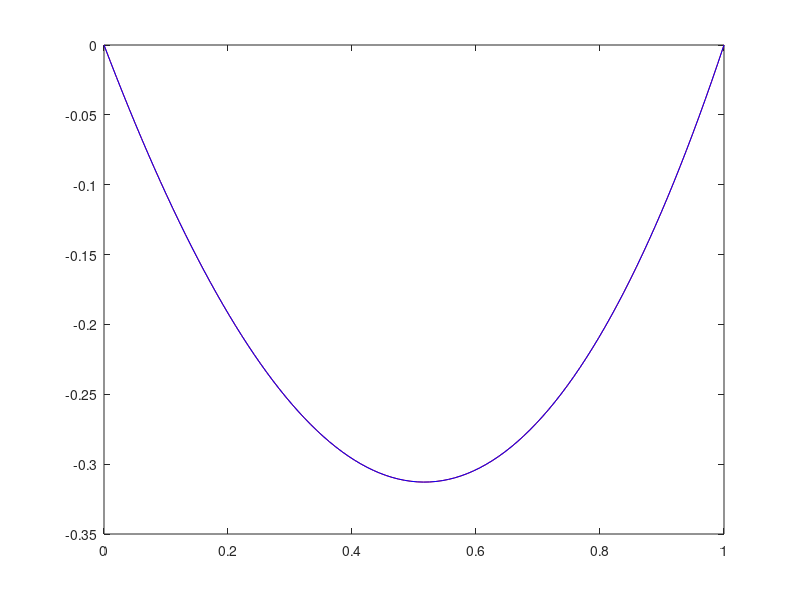

The MATLAB source for this figure:
clear all
length=1;
n=100
dx=length/(n-1);
A=zeros(n,n);
B=zeros(n,1);
x(1)=0;
x(n)=length;
sol(1)=0;
for i=2:n-1
    x(i)=(i-1)*dx;
    xi=(i-1)*dx;
    A(i,i+1)=1/dx^2;
    A(i,i)=-2/dx^2;
    A(i,i-1)=1/dx^2;
    B(i,1)=xi+2;
    sol(i)=(xi^3/6)+(xi^2)-(7*xi/6);
end
A(1,1)=1;
A(n,n)=1;
sol(n)=length^3/6+(length^2)-(7*length/6);
% B(1,1)=2;
% B(n,1)=length+2;
A
B
U=A\B;
U
plot(x,U,'r')
hold on
plot(x,sol,'b')